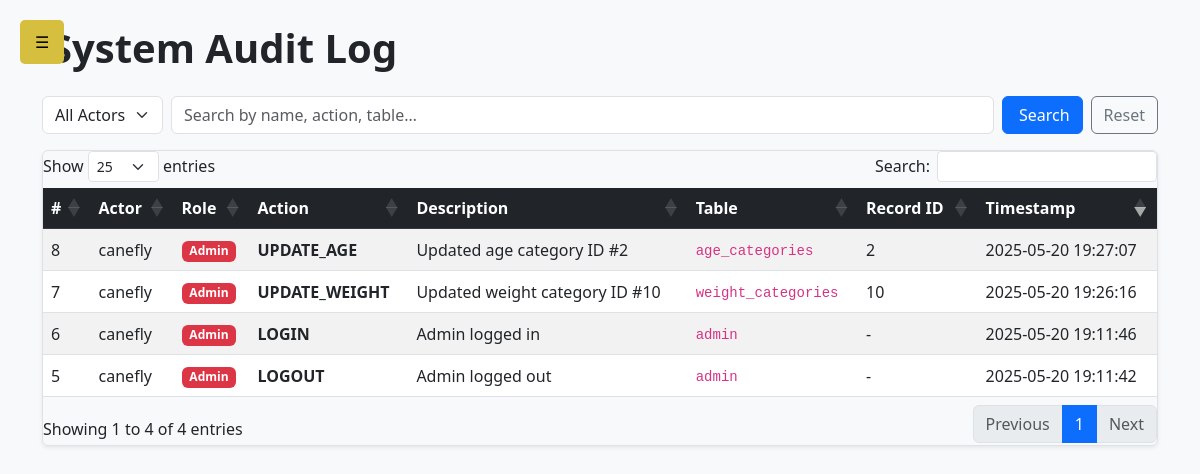
The page /admin/admin-audit-log.php (signed in) on the database as committed earlier.
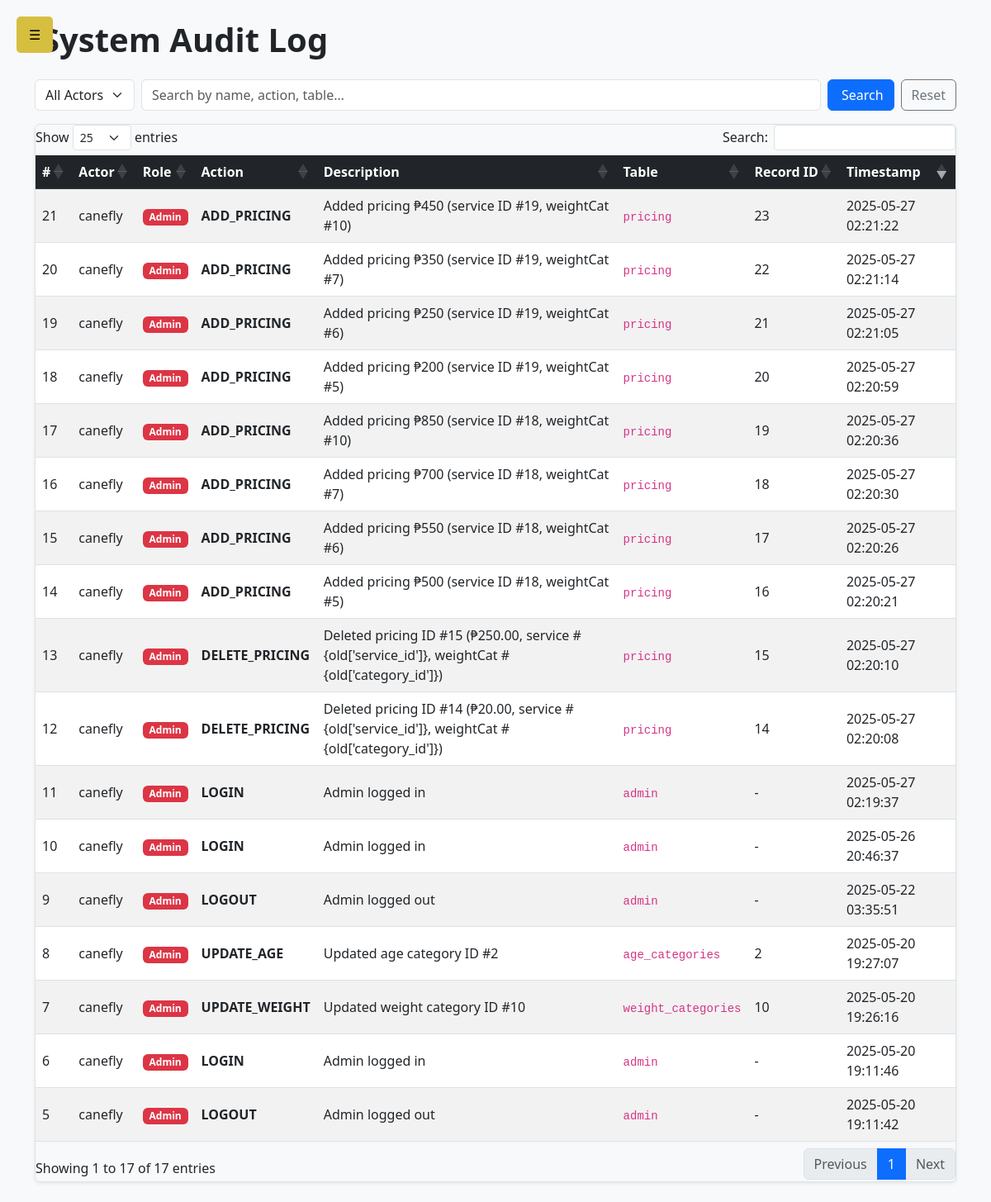
The same page on the database as committed later.
### tables this page shows
CREATE TABLE `audit_logs` (
  `id` int(11) NOT NULL,
  `user_id` int(11) NOT NULL,
  `action_type` varchar(50) NOT NULL,
  `action_description` text DEFAULT NULL,
  `table_affected` varchar(50) DEFAULT NULL,
  `record_id` int(11) DEFAULT NULL,
  `created_at` timestamp NOT NULL DEFAULT current_timestamp(),
  `role_type` enum('admin','user') NOT NULL DEFAULT 'user'
);

### admin/admin-audit-log.php (the view, shortened to what this page needs)
<?php
include_once 'admin-navigation.php';
include_once '../db.php';
$actor   = $_GET['actor']   ?? 'all';
$keyword = trim($_GET['kw'] ?? '');
$sql = "
  SELECT
    al.id,
    COALESCE(a.full_name, u.full_name, 'Unknown')            AS actor_name,
    CASE WHEN a.id IS NOT NULL THEN 'Admin' ELSE 'User' END  AS actor_type,
    al.action_type,
    al.action_description,
    al.table_affected,
    al.record_id,
    al.created_at
  FROM audit_logs al
  LEFT JOIN admin a ON a.id = al.user_id
  LEFT JOIN users u ON u.id = al.user_id
  WHERE 1
";
$sql .= " ORDER BY al.created_at DESC";
$stmt = $conn->prepare($sql);
$stmt->execute();
$logs = $stmt->get_result();
?>
<!DOCTYPE html>
<html lang="en">
<head>
  <link href="https://cdn.jsdelivr.net/npm/bootstrap@5.3.0/dist/css/bootstrap.min.css" rel="stylesheet">
  <link href="https://cdn.datatables.net/1.13.6/css/dataTables.bootstrap5.min.css" rel="stylesheet">
</head>
<body class="bg-light">
<div class="container py-4">
  <h1 class="mb-4 fw-bold"><i class="fa-solid fa-clipboard-list me-2"></i>System Audit Log</h1>
  <form class="row g-2 mb-3" method="GET">
      <div class="col-md-auto">
          <select name="actor" class="form-select">
              <option value="all"  <?= $actor==='all'   ? 'selected' : '' ?>>All Actors</option>
          </select>
      </div>
      <div class="col-md">
          <input type="text" name="kw" value="<?= htmlspecialchars($keyword) ?>"
                 class="form-control" placeholder="Search by name, action, table…">
      </div>
      <div class="col-md-auto d-grid">
          <button class="btn btn-primary"><i class="fa-solid fa-search me-1"></i>Search</button>
      </div>
      <div class="col-md-auto d-grid">
          <a href="admin-audit-log.php" class="btn btn-outline-secondary">Reset</a>
      </div>
  </form>
  <div class="table-responsive shadow-sm border rounded">
    <table id="auditTable" class="table table-striped table-hover align-middle mb-0">
        <thead class="table-dark">
            <tr>
                <th>#</th>
                <th>Actor</th>
                <th>Role</th>
                <th>Action</th>
                <th>Description</th>
                <th>Table</th>
                <th>Record&nbsp;ID</th>
                <th>Timestamp</th>
            </tr>
        </thead>
        <tbody>
        <?php while ($row = $logs->fetch_assoc()): ?>
            <tr>
                <td><?= $row['id'] ?></td>
                <td><?= htmlspecialchars($row['actor_name']) ?></td>
                <td>
                    <span class="badge <?= $row['actor_type']==='Admin'?'bg-danger':'bg-info' ?>">
                        <?= $row['actor_type'] ?>
                    </span>
                </td>
                <td class="text-uppercase fw-semibold"><?= $row['action_type'] ?></td>
                <td><?= htmlspecialchars($row['action_description'] ?? '-') ?></td>
                <td><code><?= $row['table_affected'] ?? '-' ?></code></td>
                <td><?= $row['record_id'] ?? '-' ?></td>
                <td><?= date('Y-m-d H:i:s', strtotime($row['created_at'])) ?></td>
            </tr>
        <?php endwhile; ?>
        </tbody>
    </table>
  </div>
</div>
</body>
</html>

Rows that differ between the two databases and show on the page:
added audit_logs: id "21", actor_name "canefly", actor_type "Admin", action_type "ADD_PRICING", action_description "Added pricing ₱450 (service ID #19, weightCat #10)", table_affected "pricing", record "23", created_at "2025-05-27 02:21:22"
added audit_logs: id "20", actor_name "canefly", actor_type "Admin", action_type "ADD_PRICING", action_description "Added pricing ₱350 (service ID #19, weightCat #7)", table_affected "pricing", record "22", created_at "2025-05-27 02:21:14"
added audit_logs: id "19", actor_name "canefly", actor_type "Admin", action_type "ADD_PRICING", action_description "Added pricing ₱250 (service ID #19, weightCat #6)", table_affected "pricing", record "21", created_at "2025-05-27 02:21:05"
added audit_logs: id "18", actor_name "canefly", actor_type "Admin", action_type "ADD_PRICING", action_description "Added pricing ₱200 (service ID #19, weightCat #5)", table_affected "pricing", record "20", created_at "2025-05-27 02:20:59"
added audit_logs: id "17", actor_name "canefly", actor_type "Admin", action_type "ADD_PRICING", action_description "Added pricing ₱850 (service ID #18, weightCat #10)", table_affected "pricing", record "19", created_at "2025-05-27 02:20:36"
added audit_logs: id "16", actor_name "canefly", actor_type "Admin", action_type "ADD_PRICING", action_description "Added pricing ₱700 (service ID #18, weightCat #7)", table_affected "pricing", record "18", created_at "2025-05-27 02:20:30"
added audit_logs: id "15", actor_name "canefly", actor_type "Admin", action_type "ADD_PRICING", action_description "Added pricing ₱550 (service ID #18, weightCat #6)", table_affected "pricing", record "17", created_at "2025-05-27 02:20:26"
added audit_logs: id "14", actor_name "canefly", actor_type "Admin", action_type "ADD_PRICING", action_description "Added pricing ₱500 (service ID #18, weightCat #5)", table_affected "pricing", record "16", created_at "2025-05-27 02:20:21"
added audit_logs: id "13", actor_name "canefly", actor_type "Admin", action_type "DELETE_PRICING", action_description "Deleted pricing ID #15 (₱250.00, service #{old['service_id']}, weightCat #{old['category_id']})", table_affected "pricing", record "15", created_at "2025-05-27 02:20:10"
added audit_logs: id "12", actor_name "canefly", actor_type "Admin", action_type "DELETE_PRICING", action_description "Deleted pricing ID #14 (₱20.00, service #{old['service_id']}, weightCat #{old['category_id']})", table_affected "pricing", record "14", created_at "2025-05-27 02:20:08"
added audit_logs: id "11", actor_name "canefly", actor_type "Admin", action_type "LOGIN", action_description "Admin logged in", table_affected "admin", record "-", created_at "2025-05-27 02:19:37"
added audit_logs: id "10", actor_name "canefly", actor_type "Admin", action_type "LOGIN", action_description "Admin logged in", table_affected "admin", record "-", created_at "2025-05-26 20:46:37"
added audit_logs: id "9", actor_name "canefly", actor_type "Admin", action_type "LOGOUT", action_description "Admin logged out", table_affected "admin", record "-", created_at "2025-05-22 03:35:51"
Other text that changed with them:
text written by a page script: "Show entries Search: Showing 1 to 4 of 4 entries Previous 1 Next" → "Show entries Search: Showing 1 to 17 of 17 entries Previous 1 Next"
